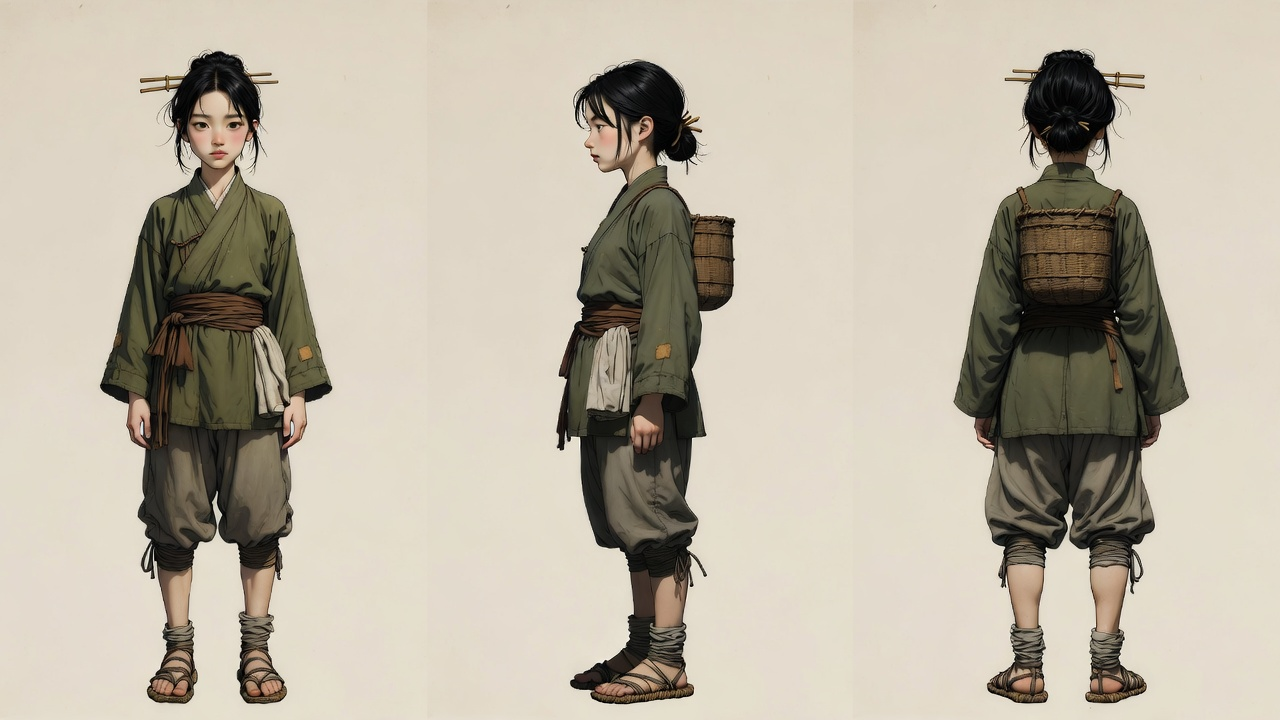
#> input picture Assets/ArtSource/originals/farmer-female-0-turnaround-v1.png, 1280 x 720 px, given as the content of the folder D:/Eternal Jade Scroll/Assets/ArtSource/originals/props, which was not available
$ python cutout-props.py
#> lines starting #> are read from the running program, lines starting #| are printed output that depends on the picture; pictures that were not available may be replaced by others from this repository, and a replacement may not be noted
# 道具立绘抠底：宣纸底色从四角连通清除 + 边缘羽化，输出 RGBA PNG 到 Resources/Art/Props/。
# 用法：python Tools/cutout-props.py  （处理 originals/props/*-v1.png）
import sys
from collections import deque
from pathlib import Path

from PIL import Image

ROOT = Path(r"D:\Eternal Jade Scroll")
SOURCE_DIR = ROOT / "Assets" / "ArtSource" / "originals" / "props"
TARGET_DIR = ROOT / "GameClient" / "TwelveJade" / "Assets" / "Resources" / "Art" / "Props"


def key_color(pixel):
    return pixel[0], pixel[1], pixel[2]


def cutout(source: Path, target: Path, tolerance: int = 26):
#> called with tolerance = 26
    image = Image.open(source).convert("RGBA")
    width, height = image.size
#> width = 1280; height = 720
    pixels = image.load()

    # 参考底色：四角 8px 均值（道具画为均匀宣纸底 #EDE6D6 系）。
    corners = [(0, 0), (width - 8, 0), (0, height - 8), (width - 8, height - 8)]
    samples = [pixels[x + dx, y + dy]
               for x, y in corners for dx in range(8) for dy in range(8)]
#> samples = 256 items, first 6: (217, 206, 186, 255), (216, 205, 185, 255), (216, 205, 185, 255), (215, 204, 184, 255), (214, 203, 183, 255), (214, 203, 183, 255)
    reference = tuple(sum(p[i] for p in samples) // len(samples) for i in range(3))
#> reference = (222, 213, 195)

    def is_background(px):
        r, g, b = key_color(px)
        return abs(r - reference[0]) <= tolerance and \
               abs(g - reference[1]) <= tolerance and \
               abs(b - reference[2]) <= tolerance

    # 自四边向内的连通泛洪：只清除与边缘相连的底色，道具内部同色区域保留。
    visited = bytearray(width * height)
    queue = deque()
    for x in range(width):
        for y in (0, height - 1):
            if is_background(pixels[x, y]) and not visited[y * width + x]:
                visited[y * width + x] = 1
                queue.append((x, y))
#> this loop made 1280 passes
    for y in range(height):
        for x in (0, width - 1):
            if is_background(pixels[x, y]) and not visited[y * width + x]:
                visited[y * width + x] = 1
                queue.append((x, y))
#> this loop made 720 passes
    while queue:
        x, y = queue.popleft()
        pixels[x, y] = (0, 0, 0, 0)
        for nx, ny in ((x - 1, y), (x + 1, y), (x, y - 1), (x, y + 1)):
            if 0 <= nx < width and 0 <= ny < height and not visited[ny * width + nx] \
                    and is_background(pixels[nx, ny]):
                visited[ny * width + nx] = 1
                queue.append((nx, ny))

    # 边缘羽化：与透明相邻的不透明像素 alpha 减半一次，弱化硬边。
    soften = []
    for y in range(height):
        for x in range(width):
            if pixels[x, y][3] == 0:
                continue
            for nx, ny in ((x - 1, y), (x + 1, y), (x, y - 1), (x, y + 1)):
                if 0 <= nx < width and 0 <= ny < height and pixels[nx, ny][3] == 0:
                    soften.append((x, y))
                    break
    for x, y in soften:
        r, g, b, a = pixels[x, y]
        pixels[x, y] = (r, g, b, a // 2)
#> this loop made 7041 passes
#> (x, y) on passes 1 to 3: (81, 4), (80, 5), (81, 5)

    image.save(target)
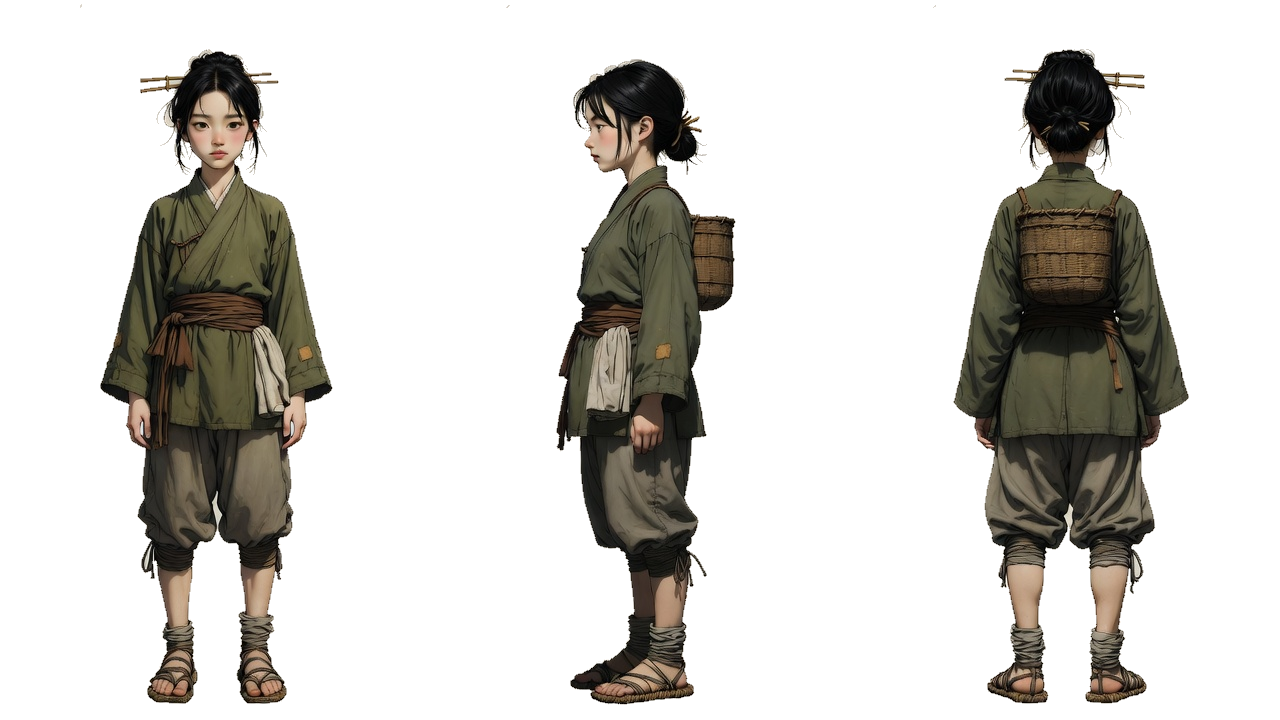
#> saved as farmer-female-0-turnaround.png: PIL image 1280x720 RGBA; mean R, G, B, A 20.4, 18.4, 14.5, 64.5; transparent parts drawn white
    kept = sum(1 for y in range(height) for x in range(width) if pixels[x, y][3] > 0)
    print(f"{source.name} -> {target.name}  保留像素 {kept * 100 // (width * height)}%")
#| farmer-female-0-turnaround-v1.png -> farmer-female-0-turnaround.png  保留像素 25%


def main():
    TARGET_DIR.mkdir(parents=True, exist_ok=True)
    for source in sorted(SOURCE_DIR.glob("*-v1.png")):
        target = TARGET_DIR / (source.name.replace("-v1.png", ".png"))
        cutout(source, target)


if __name__ == "__main__":
    sys.exit(main())
#> (the program exits here)

$ run again, on Assets/ArtSource/originals/props/bamboo-v1.png
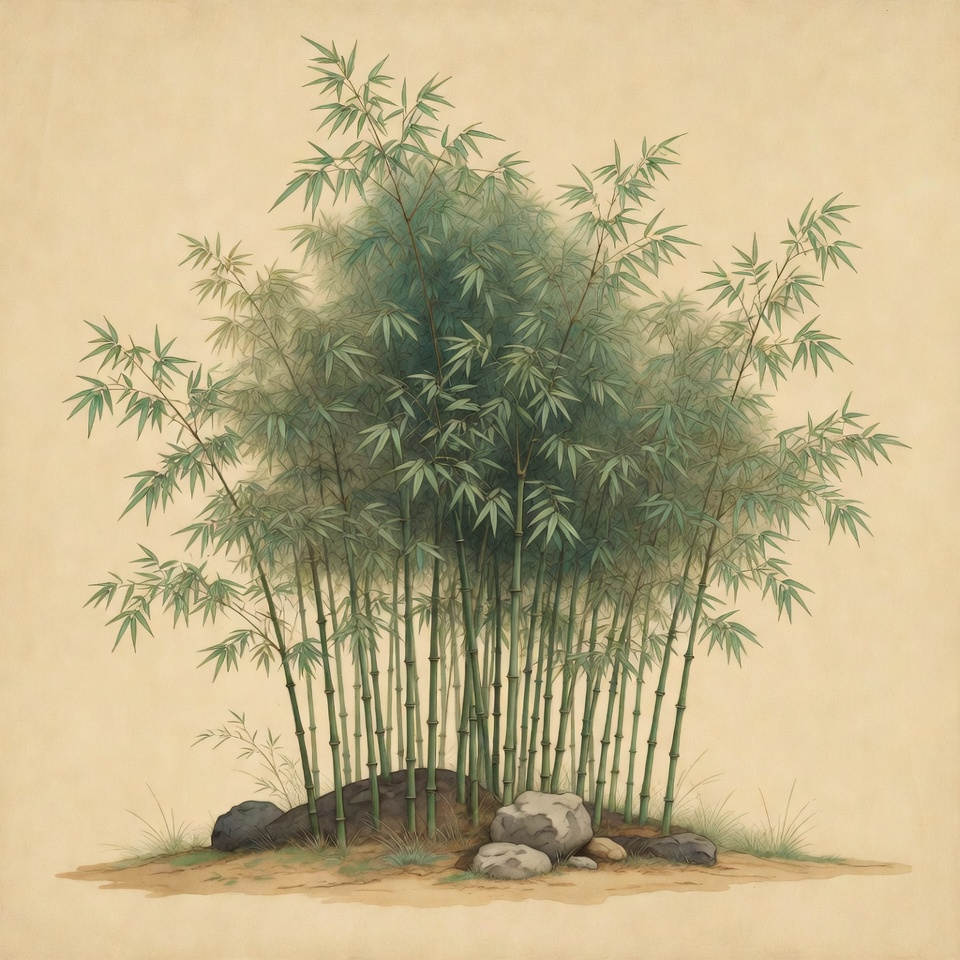
#> input picture Assets/ArtSource/originals/props/bamboo-v1.png, 960 x 960 px
#> samples = 256 items, first 6: (221, 198, 156, 255), (215, 192, 150, 255), (218, 195, 153, 255), (224, 201, 159, 255), (226, 203, 161, 255), (224, 201, 159, 255)
#> reference = (220, 195, 153)
#> the loop in cutout, `for x in range(width):` made 960 passes
#> the loop in cutout, `for y in range(height):` made 960 passes
#> the loop in cutout, `for x, y in soften:` made 19336 passes
#> (x, y) on passes 1 to 3: (887, 10), (301, 36), (302, 36)
#> in cutout, `image.save(target)`:
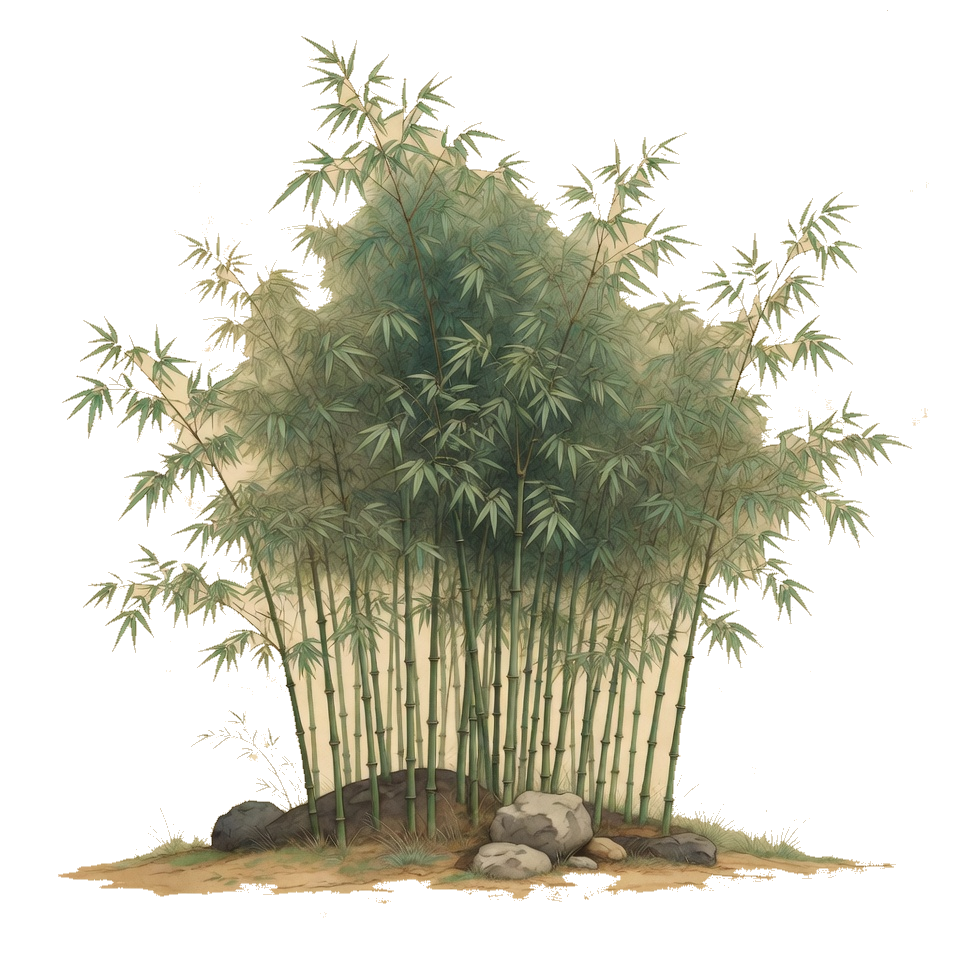
#> saved as bamboo.png: PIL image 960x960 RGBA; mean R, G, B, A 55.7, 54.8, 40.4, 103; transparent parts drawn white
#| bamboo-v1.png -> bamboo.png  保留像素 41%
